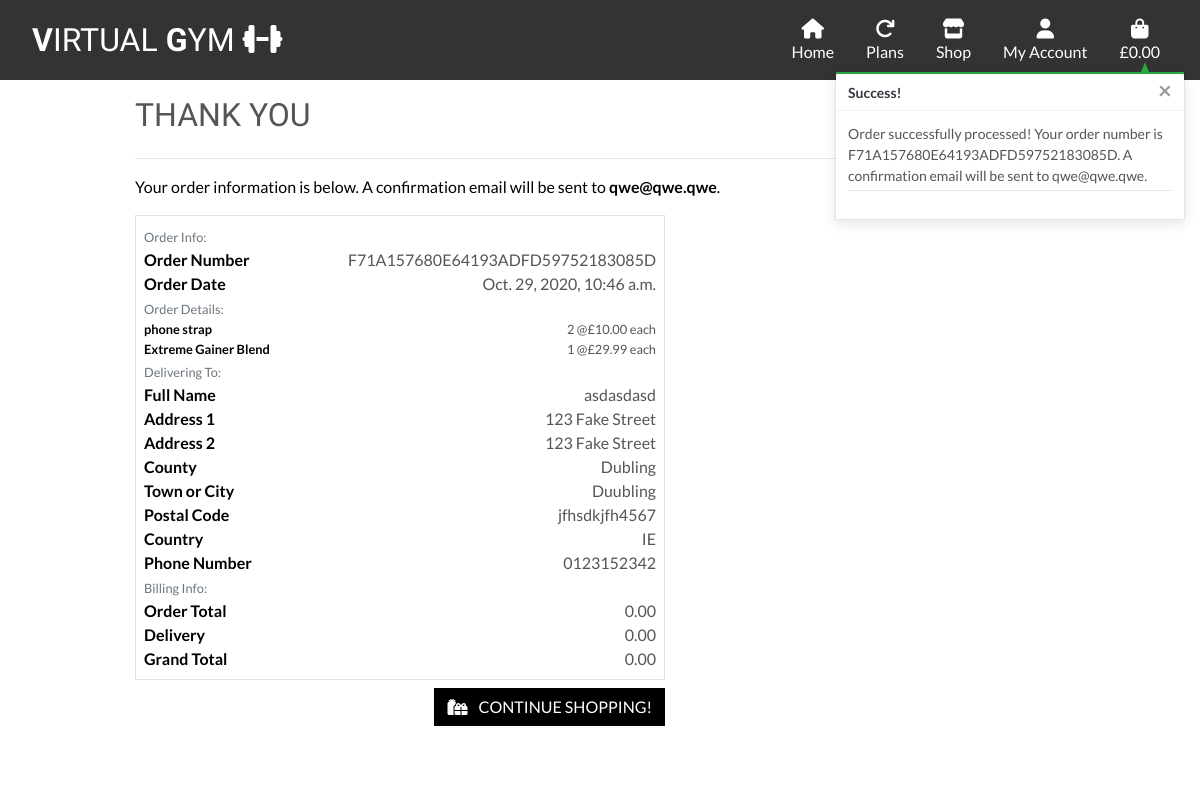
Page /checkout/checkout_success/F71A157680E64193ADFD59752183085D on the committed database.
### checkout/models.py (models this page shows, shortened)
class Order(models.Model):
    order_number = models.CharField(max_length=32, null=False, editable=False)
    user_profile = models.ForeignKey(UserProfile, on_delete=models.SET_NULL,
                                     null=True, blank=True,
                                     related_name='orders')
    full_name = models.CharField(max_length=50, null=False, blank=False)
    email = models.EmailField(max_length=254, null=False, blank=False)
    phone_number = models.CharField(max_length=20, null=False, blank=False)
    country = CountryField(blank_label='Country *', null=False, blank=False)
    postcode = models.CharField(max_length=20, null=True, blank=True)
    town_or_city = models.CharField(max_length=40, null=False, blank=False)
    street_address1 = models.CharField(max_length=80, null=False, blank=False)
    street_address2 = models.CharField(max_length=80, null=True, blank=True)
    county = models.CharField(max_length=80, null=True, blank=True)
    date = models.DateTimeField(auto_now_add=True)
    delivery_cost = models.DecimalField(max_digits=6, decimal_places=2,
                                        null=False, default=0)
    order_total = models.DecimalField(max_digits=10, decimal_places=2, null=False, default=0)
    grand_total = models.DecimalField(max_digits=10, decimal_places=2, null=False, default=0)
    original_bag = models.TextField(null=False, blank=False, default='')
    stripe_pid = models.CharField(max_length=254, null=False, blank=False, default='')

class OrderLineItem(models.Model):
    order = models.ForeignKey(Order, null=False, blank=False, on_delete=models.CASCADE, related_name='lineitems')
    product = models.ForeignKey(Product, null=False, blank=False, on_delete=models.CASCADE)
    product_size = models.CharField(max_length=2, null=True, blank=True) # XS, S, M, L, XL
    quantity = models.IntegerField(null=False, blank=False, default=0)
    lineitem_total = models.DecimalField(max_digits=6, decimal_places=2, null=False, blank=False, editable=False)

### products/models.py (models this page shows, shortened)
class Product(models.Model):
    category = models.ForeignKey('Category', null=True, blank=True,
                                 on_delete=models.SET_NULL)
    sku = models.CharField(max_length=254, null=True, blank=True)
    name = models.CharField(max_length=254)
    description = models.TextField()
    has_sizes = models.BooleanField(default=False, null=True, blank=True)
    price = models.DecimalField(max_digits=6, decimal_places=2)
    image_url = models.URLField(max_length=1024, null=True, blank=True)
    image = models.ImageField(null=True, blank=True)

### checkout/views.py (the view, shortened to what this page needs)
# urls.py: path('checkout_success/<order_number>', views.checkout_success, name='checkout_success'),
def checkout_success(request, order_number):
    save_info = request.session.get('save_info')
    order = get_object_or_404(Order, order_number=order_number)
    messages.success(request, f'Order successfully processed! \
        Your order number is {order_number}. A confirmation \
        email will be sent to {order.email}.')
    if 'bag' in request.session:
        del request.session['bag']
    template = 'checkout/checkout_success.html'
    context = {
        'order': order,
    }
    return render(request, template, context)

### bag/contexts.py (called while the page is built, shortened)
def bag_contents(request):
    bag_items = []
    total = 0
    product_count = 0
    bag = request.session.get('bag', {})
    if total < settings.FREE_DELIVERY_THRESHOLD:
        delivery = total * Decimal(settings.STANDARD_DELIVERY_PERCENTAGE / 100)
        free_delivery_delta = settings.FREE_DELIVERY_THRESHOLD - total
    else:
        delivery = 0
        free_delivery_delta = 0
    grand_total = delivery + total
    context = {
        'bag_items': bag_items,
        'total': total,
        'product_count': product_count,
        'delivery': delivery,
        'free_delivery_delta': free_delivery_delta,
        'free_delivery_threshold': settings.FREE_DELIVERY_THRESHOLD,
        'grand_total': grand_total,
    }
    return context

### checkout/templates/checkout/checkout_success.html (shortened to what this page needs)
{% extends "base.html" %}
{% load static %}
{% block page-header %}
    <div class="container header-container">
    </div>
{% endblock %}
{% block content %}
    <div class="overlay"></div>
    <div class="container">
        <div class="row">
            <div class="col mt-3">
                <h2 class="logo-font mb-4">Thank You</h2>
                <hr>
                <p class="text-black">Your order information is below. A confirmation email will be sent to <strong>{{ order.email }}</strong>.</p>
            </div>
        </div>
        <div class="row">
            <div class="col-12 col-lg-7">
                <div class="order-confirmation-wrapper p-2 border">
                    <div class="row">
                        <div class="col">
                            <small class="text-muted">Order Info:</small>
                        </div>
                    </div>
                    <div class="row">
                        <div class="col-12 col-md-4">
                            <p class="mb-0 text-black font-weight-bold">Order Number</p>
                        </div>
                        <div class="col-12 col-md-8 text-md-right">
                            <p class="mb-0">{{ order.order_number }}</p>
                        </div>
                    </div>
                    <div class="row">
                        <div class="col-12 col-md-4">
                            <p class="mb-0 text-black font-weight-bold">Order Date</p>
                        </div>
                        <div class="col-12 col-md-8 text-md-right">
                            <p class="mb-0">{{ order.date }}</p>
                        </div>
                    </div>
                    <div class="row">
                        <div class="col">
                            <small class="text-muted">Order Details:</small>
                        </div>
                    </div>
                    {% for item in order.lineitems.all %}
                    <div class="row">
                        <div class="col-12 col-md-4">
                            <p class="small mb-0 text-black font-weight-bold">
                                {{ item.product.name }}{% if item.product_size %} - Size {{ item.product.size|upper }}{% endif %}
                            </p>
                        </div>
                        <div class="col-12 col-md-8 text-md-right">
                            <p class="small mb-0">{{ item.quantity }} @£{{ item.product.price }} each</p>
                        </div>
                    </div>
                    {% endfor %}
                    <div class="row">
                        <div class="col">
                            <small class="text-muted">Delivering To:</small>
                        </div>
                    </div>
                    <div class="row">
                        <div class="col-12 col-md-4">
                            <p class="mb-0 text-black font-weight-bold">Full Name</p>
                        </div>
                        <div class="col-12 col-md-8 text-md-right">
                            <p class="mb-0">{{ order.full_name }}</p>
                        </div>
                    </div>
                    <div class="row">
                        <div class="col-12 col-md-4">
                            <p class="mb-0 text-black font-weight-bold">Address 1</p>
                        </div>
                        <div class="col-12 col-md-8 text-md-right">
                            <p class="mb-0">{{ order.street_address1 }}</p>
                        </div>
                    </div>
                    {% if order.street_address2 %}
                    <div class="row">
                        <div class="col-12 col-md-4">
                            <p class="mb-0 text-black font-weight-bold">Address 2</p>
                        </div>
                        <div class="col-12 col-md-8 text-md-right">
                            <p class="mb-0">{{ order.street_address1 }}</p>
                        </div>
                    </div>
                    {% endif %}
                    {% if order.county %}
                    <div class="row">
                        <div class="col-12 col-md-4">
                            <p class="mb-0 text-black font-weight-bold">County</p>
                        </div>
                        <div class="col-12 col-md-8 text-md-right">
                            <p class="mb-0">{{ order.county }}</p>
                        </div>
                    </div>
                    {% endif %}
                    <div class="row">
                        <div class="col-12 col-md-4">
                            <p class="mb-0 text-black font-weight-bold">Town or City</p>
                        </div>
                        <div class="col-12 col-md-8 text-md-right">
                            <p class="mb-0">{{ order.town_or_city }}</p>
                        </div>
                    </div>
                    {% if order.postcode %}
                    <div class="row">
                        <div class="col-12 col-md-4">
                            <p class="mb-0 text-black font-weight-bold">Postal Code</p>
                        </div>
                        <div class="col-12 col-md-8 text-md-right">
                            <p class="mb-0">{{ order.postcode }}</p>
                        </div>
                    </div>
                    {% endif %}
                    <div class="row">
                        <div class="col-12 col-md-4">
                            <p class="mb-0 text-black font-weight-bold">Country</p>
                        </div>
                        <div class="col-12 col-md-8 text-md-right">
                            <p class="mb-0">{{ order.country }}</p>
                        </div>
                    </div>
                    <div class="row">
                        <div class="col-12 col-md-4">
                            <p class="mb-0 text-black font-weight-bold">Phone Number</p>
                        </div>
                        <div class="col-12 col-md-8 text-md-right">
                            <p class="mb-0">{{ order.phone_number }}</p>
                        </div>
                    </div>
                    <div class="row">
                        <div class="col">
                            <small class="text-muted">Billing Info:</small>
                        </div>
                    </div>
                    <div class="row">
                        <div class="col-12 col-md-4">
                            <p class="mb-0 text-black font-weight-bold">Order Total</p>
                        </div>
                        <div class="col-12 col-md-8 text-md-right">
                            <p class="mb-0">{{ order.order_total }}</p>
                        </div>
                    </div>
                    <div class="row">
                        <div class="col-12 col-md-4">
                            <p class="mb-0 text-black font-weight-bold">Delivery</p>
                        </div>
                        <div class="col-12 col-md-8 text-md-right">
                            <p class="mb-0">{{ order.delivery_cost }}</p>
                        </div>
                    </div>
                    <div class="row">
                        <div class="col-12 col-md-4">
                            <p class="mb-0 text-black font-weight-bold">Grand Total</p>
                        </div>
                        <div class="col-12 col-md-8 text-md-right">
                            <p class="mb-0">{{ order.grand_total }}</p>
                        </div>
                    </div>
                </div>
            </div>
        </div>
        <div class="row">
			<div class="col-12 col-lg-7 text-right">
            {% if from_profile %}
                <a href="{% url 'profile' %}" class="btn btn-black rounded-0 my-2">
                    <span class="icon mr-2">
                        <i class="fas fa-angle-left"></i>
                    </span>
                    <span class="text-uppercase">Back to Profile</span>
                </a>
            {% else %}
                <a href="{% url 'products' %}?category=Accesories,Apparel,Nutrition" class="btn btn-black rounded-0 my-2">
                    <span class="icon mr-2">
                        <i class="fas fa-gifts"></i>
                    </span>
                    <span class="text-uppercase">Continue Shopping!</span>
                </a>
            {% endif %}
			</div>
		</div>
    </div>
{% endblock %}

### static/css/base.css (style rules this page uses)
html { height: 100%; }
body { background: url('/media/background.jpg') no-repeat center center fixed; background-size: cover; height: calc(100vh - 80px); color: #555; font-family: 'Lato' }
.icon { align-items: center; display: inline-flex; justify-content: center; height: 1.5rem; width: 1.5 rem; }
.logo-font { text-transform: uppercase; font-family: 'Krona One', sans-serif; }
.btn-black { background: black; color: white; }
.text-black { color: black; }
.overlay { height: 100%; width: 100%; top: 0; left: 0; position: fixed; background: white; z-index: -1; }
@media (min-width: 1200px) { .container { max-width:80%; } }
@media (min-width: 992px) { .header-container { padding-top: 80px; } }

### rows in the picture
Order: email "qwe@qwe.qwe", order_number "F71A157680E64193ADFD59752183085D", date "Oct. 29, 2020, 10:46 a.m.", full_name "asdasdasd", street_address1 "123 Fake Street", county "Dubling", town_or_city "Duubling", postcode "jfhsdkjfh4567", country "IE", phone_number "0123152342", order_total "0.00", delivery_cost "0.00", grand_total "0.00"
OrderLineItem: product.name "phone strap", quantity "2", product.price "10.00"
OrderLineItem: product.name "Extreme Gainer Blend", quantity "1", product.price "29.99"

### other values in the picture
{{ message }} "Order successfully processed! Your order number is F71A157680E64193ADFD59752183085D. A confirmation email will be sent to qwe@qwe.qwe."
